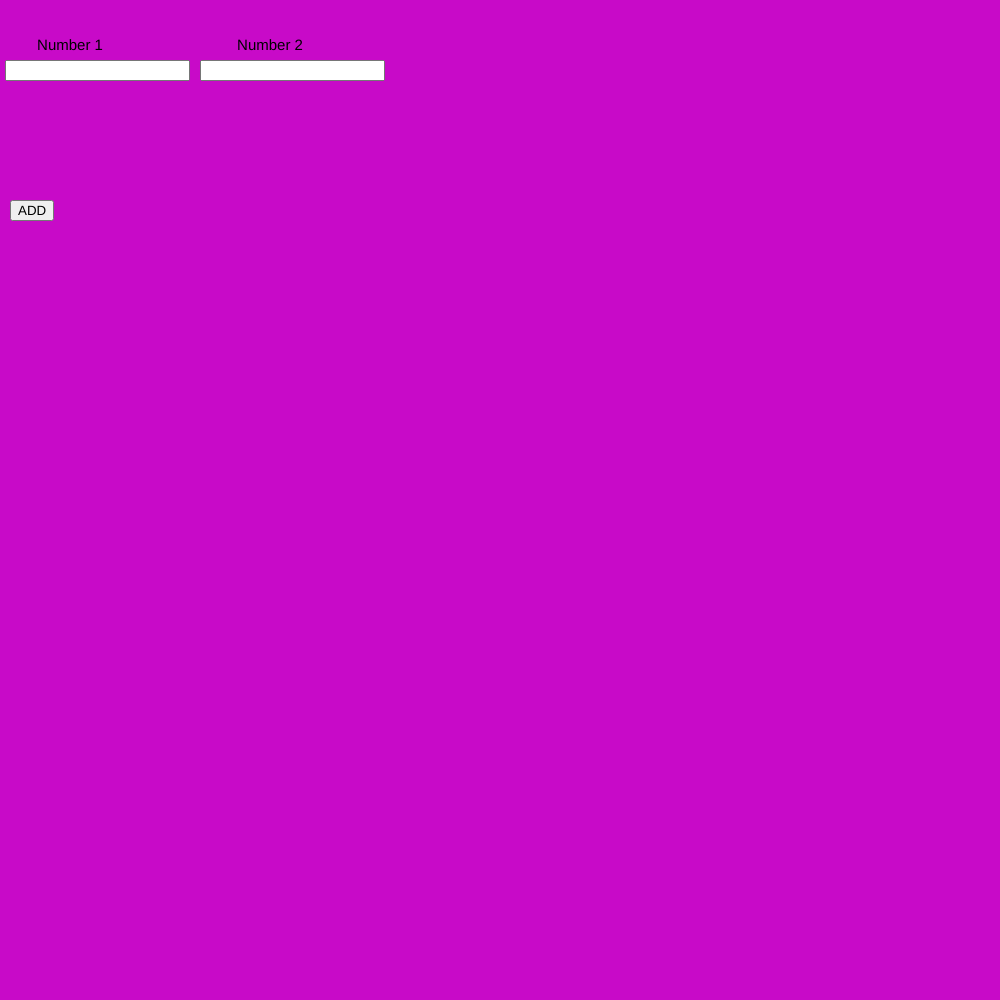
Frame 1 (no input)
Frame 60 (no input): identical to frame 1, image omitted
Frame 120 (the mouse pressed at the canvas centre since frame 60): identical to frame 1, image omitted

The p5.js sketch that drew this single still picture (run headless with seeded random() and noise() and a simulated clock; from frame 60 on, the mouse is pressed at the canvas centre):

// p5.js sketch
// ── sketch.js
var n1,n2;
var b1,b2,b3,b4;

function setup() {
  
  createCanvas(1000, 1000);
  
  num1 = createInput();
  num1.position(5, 60);
  
  num2 = createInput();
  num2.position(200, 60);
  
  b1 = createButton("ADD");
  b1.position(10, 200);
  b1.mousePressed(add);
  

  
  textAlign(CENTER);
  textSize(15);
}

function draw() {
  background(200,10,200)
  text("Number 1",70,50)
  text("Number 2",270,50)
  n1=parseInt(num1.value());
  n2=parseInt(num2.value());
}



function add(){
  console.log(n1+n2)
}
